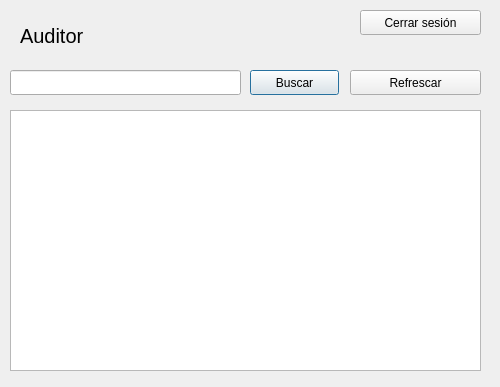
<?xml version="1.0" encoding="UTF-8"?>
<ui version="4.0">
 <class>auditor</class>
 <widget class="QDialog" name="auditor">
  <property name="geometry">
   <rect>
    <x>0</x>
    <y>0</y>
    <width>500</width>
    <height>387</height>
   </rect>
  </property>
  <property name="windowTitle">
   <string>Dialog</string>
  </property>
  <widget class="QLabel" name="label">
   <property name="geometry">
    <rect>
     <x>20</x>
     <y>10</y>
     <width>181</width>
     <height>51</height>
    </rect>
   </property>
   <property name="font">
    <font>
     <pointsize>15</pointsize>
    </font>
   </property>
   <property name="text">
    <string>Auditor</string>
   </property>
  </widget>
  <widget class="QPlainTextEdit" name="plainTextEdit">
   <property name="geometry">
    <rect>
     <x>10</x>
     <y>110</y>
     <width>471</width>
     <height>261</height>
    </rect>
   </property>
  </widget>
  <widget class="QLineEdit" name="find_text">
   <property name="geometry">
    <rect>
     <x>10</x>
     <y>70</y>
     <width>231</width>
     <height>25</height>
    </rect>
   </property>
  </widget>
  <widget class="QPushButton" name="search_button">
   <property name="geometry">
    <rect>
     <x>250</x>
     <y>70</y>
     <width>89</width>
     <height>25</height>
    </rect>
   </property>
   <property name="text">
    <string>Buscar</string>
   </property>
  </widget>
  <widget class="QPushButton" name="refresh_button">
   <property name="geometry">
    <rect>
     <x>350</x>
     <y>70</y>
     <width>131</width>
     <height>25</height>
    </rect>
   </property>
   <property name="text">
    <string>Refrescar</string>
   </property>
  </widget>
  <widget class="QPushButton" name="pushButton">
   <property name="geometry">
    <rect>
     <x>360</x>
     <y>10</y>
     <width>121</width>
     <height>25</height>
    </rect>
   </property>
   <property name="text">
    <string>Cerrar sesión</string>
   </property>
  </widget>
 </widget>
 <resources/>
 <connections/>
</ui>
